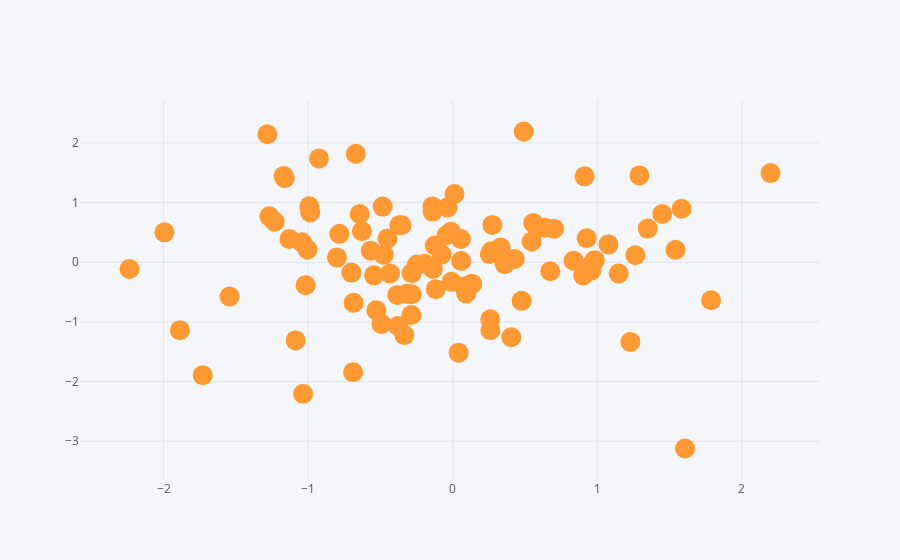

The notebook cell saved with this chart:
### Code cell
df.iplot(x = 'A', y = 'B', kind = 'scatter', mode = 'markers', size = 20)

# size can also be adjusted as well
